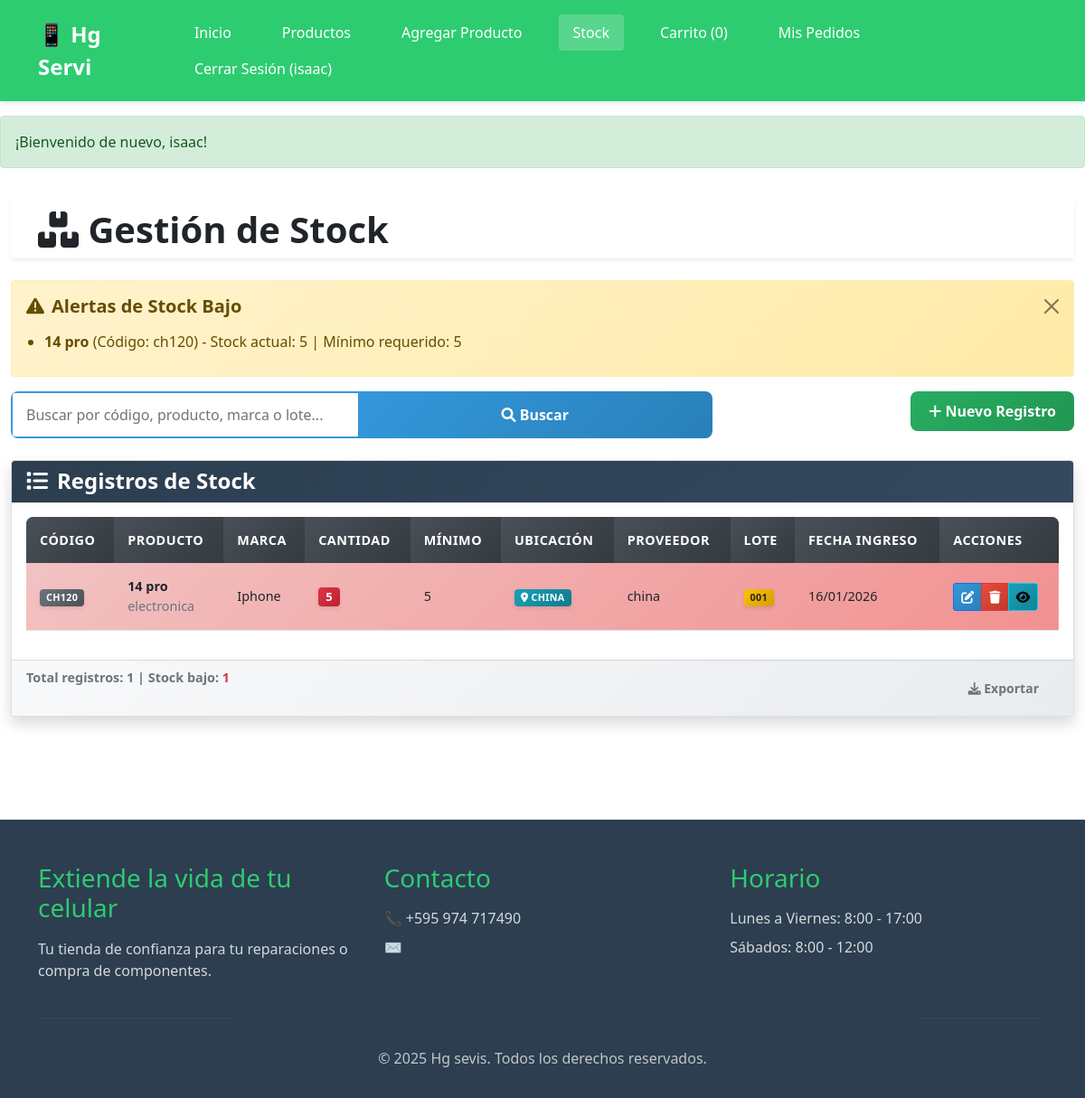
The page /stock.php (signed in) on the database its author committed.
### tables this page shows
CREATE TABLE `stock` (
  `id` int(11) NOT NULL,
  `producto_id` int(11) NOT NULL,
  `cantidad` int(11) NOT NULL DEFAULT 0,
  `cantidad_minima` int(11) DEFAULT 1,
  `ubicacion` varchar(100) DEFAULT NULL,
  `proveedor` varchar(100) DEFAULT NULL,
  `lote` varchar(50) DEFAULT NULL,
  `fecha_ingreso` date DEFAULT NULL
);

CREATE TABLE `productos` (
  `id` int(11) NOT NULL,
  `codigo` varchar(100) NOT NULL,
  `modelo` varchar(100) NOT NULL,
  `marca` varchar(50) NOT NULL,
  `calidad` varchar(50) DEFAULT NULL,
  `color` varchar(30) DEFAULT NULL,
  `imagen` varchar(1000) NOT NULL,
  `categoria` varchar(100) DEFAULT NULL,
  `precio` int(11) NOT NULL,
  `created_at` timestamp NOT NULL DEFAULT current_timestamp(),
  `updated_at` timestamp NOT NULL DEFAULT current_timestamp() ON UPDATE current_timestamp()
);

### models/stock.php (called while the page is built, shortened)
<?php
class Stock
{
    private $conn;
    private $tabla = "stock";
    public function __construct()
    {
        $database = new Database();
        $this->conn = $database->getConnection();
    }
    public function obtenerTodos()
    {
        $sql = "SELECT
                s.*,
                p.codigo AS producto_codigo,
                p.modelo AS producto_modelo,
                p.marca,
                p.precio,
                p.color,
                p.categoria,
                p.calidad,
                p.imagen
            FROM {$this->tabla} s
            INNER JOIN productos p ON p.id = s.producto_id
            ORDER BY s.id DESC";
        return $this->conn->query($sql)->fetchAll(PDO::FETCH_ASSOC);
    }
    public function obtenerStockBajo()
    {
        $sql = "SELECT
                s.id,
                s.producto_id,
                s.cantidad,
                s.cantidad_minima,
                s.ubicacion,
                s.proveedor,
                s.lote,
                s.fecha_ingreso,
                p.codigo AS producto_codigo,
                p.modelo AS producto_modelo,
                p.marca
            FROM {$this->tabla} s
            INNER JOIN productos p ON p.id = s.producto_id
            WHERE s.cantidad <= s.cantidad_minima
            ORDER BY s.cantidad ASC";
        $stmt = $this->conn->prepare($sql);
        $stmt->execute();
        return $stmt->fetchAll(PDO::FETCH_ASSOC);
    }
}

### config.php (called while the page is built, shortened)
<?php
class Database {
    private $host = "localhost";
    private $db_name = "hg_servi";
    private $username = "root";
    private $password = "";
    public function getConnection() {
        $this->conn = null;
        try {
            $dsn = "mysql:host=" . $this->host . ";dbname=" . $this->db_name . ";charset=utf8mb4";
            $options = [
                PDO::ATTR_ERRMODE => PDO::ERRMODE_EXCEPTION,
                PDO::ATTR_DEFAULT_FETCH_MODE => PDO::FETCH_ASSOC,
                PDO::ATTR_EMULATE_PREPARES => false
            ];
            $this->conn = new PDO($dsn, $this->username, $this->password, $options);
        } catch(PDOException $exception) {
            if (true) {
                die("<div style='background:#f8d7da; padding:20px; border-radius:5px;'>
                    <h3 style='color:#721c24;'>Error de conexión a base de datos</h3>
                    <p><strong>Mensaje:</strong> " . $exception->getMessage() . "</p>
                    <p>Verifica que:</p>
                    <ol>
                        <li>MySQL esté corriendo en XAMPP</li>
                        <li>La base de datos 'hg_servi' exista</li>
                        <li>Las credenciales sean correctas</li>
                    </ol>
                </div>");
            } else {
                error_log("Error de conexión: " . $exception->getMessage());
                return null;
            }
        }
        return $this->conn;
    }
}
    return 'assets/defaults/product.jpg';
?>

### stock.php (the view, shortened to what this page needs)
<?php
require_once 'config.php';
require_once 'models/stock.php';
try {
    $stockModel = new Stock();
    $registros = $stockModel->obtenerTodos();
    $stockBajo = $stockModel->obtenerStockBajo();
} catch (Exception $e) {
    die("<div class='alert alert-danger'>Error al cargar stock: " . $e->getMessage() . "</div>");
}
include 'views/header.php';
?>
<!DOCTYPE html>
<html lang="es">
<head>
    <link href="https://cdn.jsdelivr.net/npm/bootstrap@5.1.3/dist/css/bootstrap.min.css" rel="stylesheet">
    <link rel="stylesheet" href="https://cdnjs.cloudflare.com/ajax/libs/font-awesome/6.0.0/css/all.min.css">
</head>
<body>
    <div class="container-fluid">
        <nav class="navbar navbar-light bg-white shadow-sm mb-4">
            <div class="container">
                <div class="d-flex justify-content-between w-100 align-items-center">
                    <h1 class="mb-0 fw-bold text-dark">
                        <i class="fas fa-boxes"></i> Gestión de Stock
                    </h1>
                </div>
            </div>
        </nav>
        <?php if (count($stockBajo) > 0): ?>
            <div class="alert alert-warning alert-dismissible fade show" role="alert">
                <h5><i class="fas fa-exclamation-triangle"></i> Alertas de Stock Bajo</h5>
                <ul class="mb-0">
                    <?php foreach ($stockBajo as $item): ?>
                        <li>
                            <strong><?php echo htmlspecialchars($item['producto_modelo'] ?? $item['producto_modelo'] ?? 'Producto no encontrado'); ?></strong>
                            (Código: <?php echo htmlspecialchars($item['producto_codigo'] ?? $item['codigo'] ?? 'N/A'); ?>) -
                            Stock actual: <?php echo htmlspecialchars($item['cantidad']); ?> |
                            Mínimo requerido: <?php echo htmlspecialchars($item['cantidad_minima']); ?>
                        </li>
                    <?php endforeach; ?>
                </ul>
                <button type="button" class="btn-close" data-bs-dismiss="alert"></button>
            </div>
        <?php endif; ?>
        <div class="row mb-4">
            <div class="col-md-8">
                <form method="GET" class="input-group">
                    <input type="text" name="q" class="form-control" placeholder="Buscar por código, producto, marca o lote..."
                        value="<?php echo isset($_GET['q']) ? htmlspecialchars($_GET['q']) : ''; ?>">
                    <button class="btn btn-primary" type="submit">
                        <i class="fas fa-search"></i> Buscar
                    </button>
                </form>
            </div>
            <div class="col-md-4 text-end">
                <a href="add_product.php" class="btn btn-success">
                    <i class="fas fa-plus"></i> Nuevo Registro
                </a>
            </div>
        </div>
        <div class="card shadow">
            <div class="card-header">
                <h4 class="mb-0"><i class="fas fa-list"></i> Registros de Stock</h4>
            </div>
            <div class="card-body">
                <div class="table-responsive">
                    <table class="table table-hover table-striped">
                        <thead class="table-dark">
                            <tr>
                                <th>Código</th>
                                <th>Producto</th>
                                <th>Marca</th>
                                <th>Cantidad</th>
                                <th>Mínimo</th>
                                <th>Ubicación</th>
                                <th>Proveedor</th>
                                <th>Lote</th>
                                <th>Fecha Ingreso</th>
                                <th>Acciones</th>
                            </tr>
                        </thead>
                        <tbody>
                            <?php
                            if (isset($_GET['q']) && trim($_GET['q']) !== '' && method_exists($stockModel, 'buscar')) {
                                $termino = trim($_GET['q']);
                                $registros = $stockModel->buscar($termino);
                            } else {
                                $registros = $stockModel->obtenerTodos();
                            }
                            if (count($registros) > 0): ?>
                                <?php foreach ($registros as $registro):
                                    $claseStock = $registro['cantidad'] <= $registro['cantidad_minima'] ? 'stock-bajo' : '';
                                ?>
                                    <tr class="<?php echo $claseStock; ?>">
                                        <td>
                                            <span class="badge bg-secondary"><?php echo htmlspecialchars($registro['producto_codigo'] ?? $registro['codigo'] ?? 'N/A'); ?></span>
                                        </td>
                                        <td>
                                            <strong><?php echo htmlspecialchars($registro['producto_modelo'] ?? $registro['marca'] ?? 'N/A'); ?></strong>
                                            <?php if (isset($registro['categoria']) && !empty($registro['categoria'])): ?>
                                                <br><small class="text-muted"><?php echo htmlspecialchars($registro['categoria']); ?></small>
                                            <?php endif; ?>
                                        </td>
                                        <td><?php echo htmlspecialchars($registro['marca'] ?? 'N/A'); ?></td>
                                        <td>
                                            <span class="badge <?php echo $registro['cantidad'] <= $registro['cantidad_minima'] ? 'bg-danger' : 'bg-success'; ?> badge-stock">
                                                <?php echo htmlspecialchars($registro['cantidad']); ?>
                                            </span>
                                        </td>
                                        <td><?php echo htmlspecialchars($registro['cantidad_minima']); ?></td>
                                        <td>
                                            <?php if (!empty($registro['ubicacion'])): ?>
                                                <span class="badge bg-info">
                                                    <i class="fas fa-map-marker-alt"></i> <?php echo htmlspecialchars($registro['ubicacion']); ?>
                                                </span>
                                            <?php else: ?>
                                                <span class="text-muted">N/A</span>
                                            <?php endif; ?>
                                        </td>
                                        <td><?php echo htmlspecialchars($registro['proveedor'] ?? 'N/A'); ?></td>
                                        <td>
                                            <?php if (!empty($registro['lote'])): ?>
                                                <span class="badge bg-warning text-dark">
                                                    <?php echo htmlspecialchars($registro['lote']); ?>
                                                </span>
                                            <?php else: ?>
                                                <span class="text-muted">N/A</span>
                                            <?php endif; ?>
                                        </td>
                                        <td>
                                            <?php echo date('d/m/Y', strtotime($registro['fecha_ingreso'])); ?>
                                        </td>
                                        <td>
                                            <div class="btn-group btn-group-sm" role="group">
                                                <a href="editar.php?id=<?php echo $registro['id']; ?>" class="btn btn-primary" title="Editar">
                                                    <i class="fas fa-edit"></i>
                                                </a>
                                                <a href="eliminar.php?id=<?php echo $registro['id']; ?>"
                                                    class="btn btn-danger"
                                                    onclick="return confirm('¿Está seguro de eliminar este registro?');"
                                                    title="Eliminar">
                                                    <i class="fas fa-trash"></i>
                                                </a>
                                                <a href="../productos/ver.php?id=<?php echo $registro['producto_id']; ?>"
                                                    class="btn btn-info" title="Ver producto">
                                                    <i class="fas fa-eye"></i>
                                                </a>
                                            </div>
                                        </td>
                                    </tr>
                                <?php endforeach; ?>
                            <?php endif; ?>
                        </tbody>
                    </table>
                </div>
            </div>
            <div class="card-footer text-muted">
                <div class="row">
                    <div class="col-md-6">
                        Total registros: <strong><?php echo count($registros); ?></strong> |
                        Stock bajo: <strong class="text-danger"><?php echo count($stockBajo); ?></strong>
                    </div>
                    <div class="col-md-6 text-end">
                        <?php if (count($registros) > 0): ?>
                            <a href="exportar.php?<?php echo isset($_GET['q']) ? 'q=' . urlencode($_GET['q']) : ''; ?>"
                                class="btn btn-sm btn-outline-secondary">
                                <i class="fas fa-download"></i> Exportar
                            </a>
                        <?php endif; ?>
                    </div>
                </div>
            </div>
        </div>
    </div>
</body>
</html>
<?php include 'views/footer.php'; ?>

### rows shown on the page
stock: producto.modelo "14 pro", producto.codigo "ch120", cantidad "5", cantidad_minima "5", producto.codigo "CH120", producto.categoria "electronica", producto.marca "Iphone", ubicacion "CHINA", proveedor "china", lote "001", fecha_ingreso "16/01/2026"

### other values the page prints
getCartCount() "0"
$_SESSION['user_name'] "isaac"
$_SESSION['success'] "¡Bienvenido de nuevo, isaac!"
count($registros) "1"
count($stockBajo) "1"
